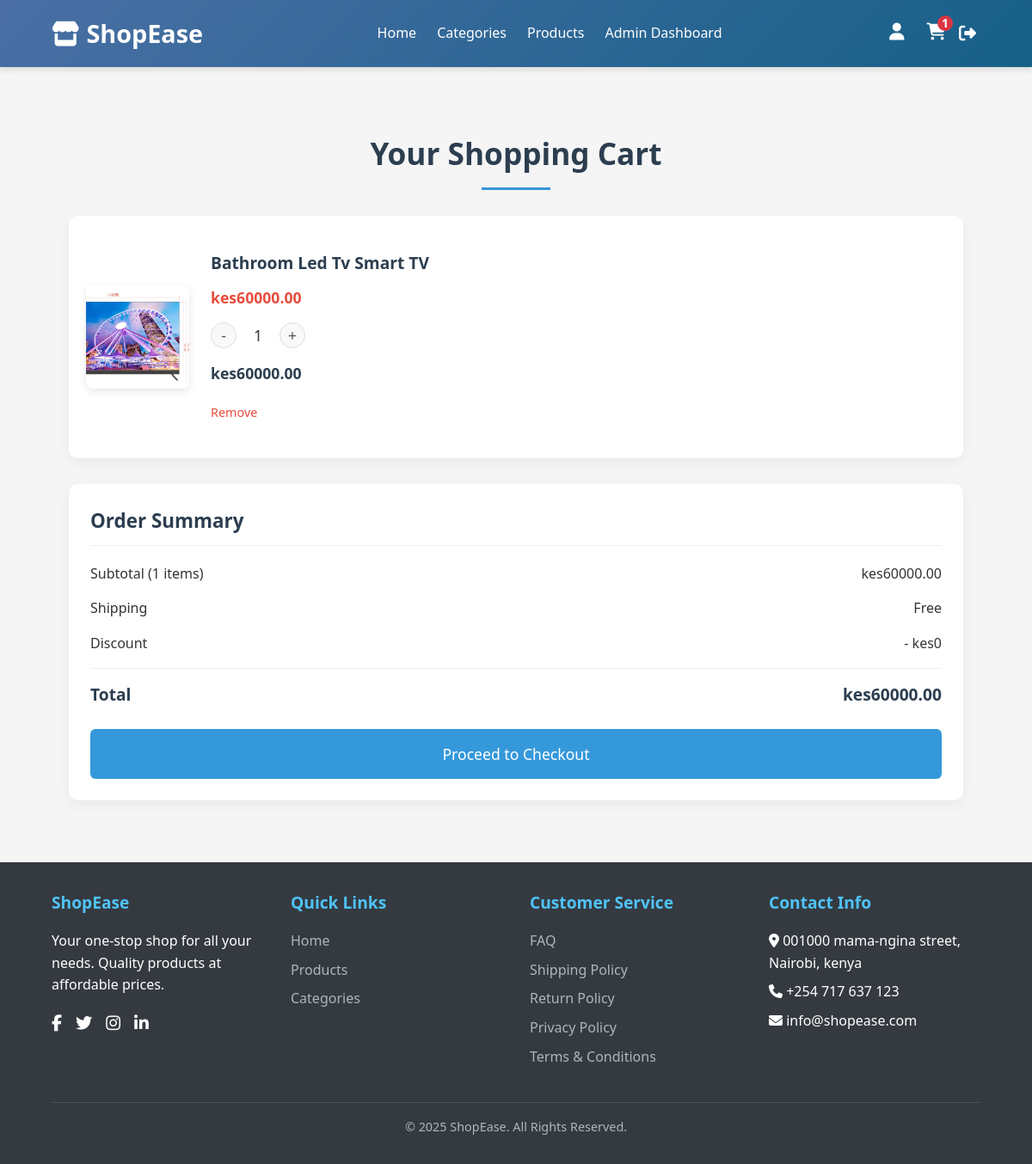
The app's page /cart/ (signed in) with its own data.
### shop/models.py (models this page shows, shortened)
class CartItem(models.Model):
    cart = models.ForeignKey(Cart, on_delete=models.CASCADE, related_name="items")
    product = models.ForeignKey(Product, on_delete=models.CASCADE)
    quantity = models.PositiveIntegerField(default=1)
    added_at = models.DateTimeField(auto_now_add=True)
    def item_total(self):
        return self.product.price * self.quantity

class Product(models.Model):
    seller = models.ForeignKey(User, on_delete=models.CASCADE, related_name="products")
    name = models.CharField(max_length=255)
    description = models.TextField(blank=True)
    image = models.ImageField(upload_to='products/', blank=True, null=True)
    price = models.DecimalField(max_digits=10, decimal_places=2)
    stock = models.PositiveIntegerField(default=1)
    category = models.ForeignKey(
        'Category',
        on_delete=models.SET_NULL,
        null=True,
        blank=True,
        related_name="products",
    )
    color_options = models.ManyToManyField(Color, blank=True, related_name='products')
    size = models.CharField(max_length=100, blank=True, help_text="e.g. M, 42, 10cm x 5cm")
    sku = models.CharField(max_length=100, unique=True, blank=True, null=True, help_text="Auto-generated stock keeping unit")
    delivery_fee = models.DecimalField(max_digits=10, decimal_places=2, default=0.00, help_text="Delivery fee for this product")
    LOCAL = 'local'
    ALIEXPRESS = 'aliexpress'
    SOURCE_CHOICES = [
        (LOCAL, 'Local'),
        (ALIEXPRESS, 'AliExpress'),
    ]
    source = models.CharField(max_length=20, choices=SOURCE_CHOICES, default=LOCAL)
    aliexpress_url = models.URLField(max_length=5000,blank=True, null=True, help_text="AliExpress product page URL")
    supplier_name = models.CharField(max_length=255, blank=True, null=True, help_text="Name of local supplier")
    supplier_contact = models.CharField(max_length=255, blank=True, null=True, help_text="Phone, email, or other contact")
    supplier_price = models.DecimalField(max_digits=10, decimal_places=2, blank=True, null=True, help_text="Original price from supplier")
    created_at = models.DateTimeField(auto_now_add=True)
    updated_at = models.DateTimeField(auto_now=True)

class ProductImage(models.Model):
    product = models.ForeignKey(
        Product, on_delete=models.CASCADE, related_name="images"
    )
    image = models.ImageField(upload_to="product_images/")
    alt_text = models.CharField(max_length=255, blank=True)

class Cart(models.Model):
    user = models.ForeignKey(User, on_delete=models.CASCADE, related_name="carts")
    created_at = models.DateTimeField(auto_now_add=True)
    updated_at = models.DateTimeField(auto_now=True)
    is_active = models.BooleanField(default=True)
    def total_items(self):
        return self.items.aggregate(total=models.Sum("quantity"))["total"] or 0
    def subtotal(self):
        return sum(item.product.price * item.quantity for item in self.items.all())
    def apply_discount(self):
        discount = Discount.objects.filter(
            user=self.user, is_used=False
        ).first()  # Get the first discount available for the user
        if (
            discount and discount.is_eligible_for_discount()
        ):  # Check if the user is eligible for discount
            discount_amount = self.subtotal() * (
                Decimal(discount.percentage) / Decimal(100)
            )  # Use self.subtotal()
            return discount_amount
        return 0  # No discount applied

### shop/views.py (the view)
# urls.py: path("cart/", views.view_cart, name="view_cart"),
def view_cart(request):
    if not request.user.is_authenticated:
        messages.warning(request, "Please log in to view your cart.")
        return redirect("login")  # Replace with your login URL
    cart = Cart.objects.filter(user=request.user, is_active=True).first()
    subtotal = cart.subtotal()  # Get the cart subtotal
    discount_amount = cart.apply_discount()  # Get the discount amount
    total_price = subtotal - discount_amount  # Calculate the total price to pay
    context = {
        "cart": cart,
        "subtotal": subtotal,
        "discount_amount": discount_amount,
        "total_price": total_price,
    }
    return render(request, "shop/view_cart.html", context)

### shop/context_processors.py (called while the page is built)
def cart_count(request):
    if request.user.is_authenticated:
        cart = Cart.objects.filter(user=request.user, is_active=True).first()
        return {'cart_count': cart.total_items() if cart else 0}
    return {'cart_count': 0}

### shop/templates/shop/view_cart.html (shortened to what this page needs)
{% extends 'base.html' %}
{% block content %}
<div class="cart-container">
    <h1>Your Shopping Cart</h1>
    {% if cart and cart.items.count > 0 %}
    <div class="cart-items">
        {% for item in cart.items.all %}
        <div class="cart-item">
            <div class="item-image">
                {% if item.product.images.first %}
                    <img src="{{ item.product.images.first.image.url }}" alt="{{ item.product.images.first.alt_text|default:item.product.name }}">
                {% else %}
                    <img src="https://via.placeholder.com/100?text=No+Image" alt="No image available">
                {% endif %}
            </div>
            <div class="item-details">
                <h3>{{ item.product.name }}</h3>
                <p class="item-price">kes{{ item.product.price }}</p>
                <div class="item-quantity">
                    <a href="{% url 'update_cart_item' item.id 'decrease' %}" class="quantity-btn">-</a>
                    <span>{{ item.quantity }}</span>
                    <a href="{% url 'update_cart_item' item.id 'increase' %}" class="quantity-btn">+</a>
                </div>
                <p class="item-total">kes{{ item.item_total }}</p>
                <a href="{% url 'update_cart_item' item.id 'remove' %}" class="remove-btn">Remove</a>
            </div>
        </div>
        {% endfor %}
    </div>
    <div class="cart-summary">
        <h3>Order Summary</h3>
        <div class="summary-row">
            <span>Subtotal ({{ cart.total_items }} items)</span>
            <span>kes{{ subtotal }}</span>
        </div>
        <div class="summary-row">
            <span>Shipping</span>
            <span>Free</span>
        </div>
        <div class="summary-row">
            <span>Discount</span>
            <span>- kes{{ discount_amount }}</span>
        </div>
        <div class="summary-row total">
            <span>Total</span>
            <span>kes{{ total_price }}</span>
        </div>
        <a href="{% url 'checkout' %}" class="checkout-btn">Proceed to Checkout</a>
    </div>
    {% endif %}
</div>
{% endblock %}

### shop/templates/base.html (style rules this page uses)
:root { --primary-color: #4a6fa5; --secondary-color: #166088; --accent-color: #4fc3f7; --light-color: #f8f9fa; --dark-color: #343a40; --success-color: #28a745; --warning-color: #ffc107; --danger-color: #dc3545; --shadow: 0 4px 6px rgba(0, 0, 0, 0.1); --transition: all 0.3s ease; }
* { margin: 0; padding: 0; box-sizing: border-box; font-family: 'Segoe UI', Tahoma, Geneva, Verdana, sans-serif; }
body { background-color: #f5f5f5; color: #333; line-height: 1.6; display: flex; flex-direction: column; min-height: 100vh; }

### shop/templates/shop/view_cart.html (style rules this page uses)
.cart-container { max-width: 1200px; margin: 40px auto; padding: 0 20px; font-family: 'Segoe UI', Tahoma, Geneva, Verdana, sans-serif; color: #333; }
.cart-container h1 { font-size: 2.2rem; color: #2c3e50; margin-bottom: 30px; text-align: center; font-weight: 600; position: relative; padding-bottom: 15px; }
.cart-container h1::after { content: ''; position: absolute; bottom: 0; left: 50%; transform: translateX(-50%); width: 80px; height: 3px; background: #3498db; }
.cart-items { background: #fff; border-radius: 10px; box-shadow: 0 5px 15px rgba(0, 0, 0, 0.05); padding: 20px; margin-bottom: 30px; }
.cart-item { display: flex; padding: 20px 0; border-bottom: 1px solid #eee; align-items: center; }
.cart-item:last-child { border-bottom: none; }
.item-image { width: 120px; height: 120px; margin-right: 25px; flex-shrink: 0; border-radius: 8px; overflow: hidden; box-shadow: 0 3px 10px rgba(0, 0, 0, 0.1); }
.item-image img { width: 100%; height: 100%; object-fit: cover; transition: transform 0.3s ease; }
.item-details { flex-grow: 1; }
.item-details h3 { font-size: 1.2rem; margin: 0 0 10px 0; color: #2c3e50; }
.item-price { font-size: 1.1rem; color: #e74c3c; font-weight: 600; margin: 5px 0; }
.item-quantity { display: flex; align-items: center; margin: 15px 0; }
.quantity-btn { display: flex; align-items: center; justify-content: center; width: 30px; height: 30px; background: #f8f9fa; border: 1px solid #ddd; border-radius: 50%; color: #555; font-size: 1.1rem; text-decoration: none; transition: all 0.3s ease; }
.item-quantity span { margin: 0 15px; font-size: 1.1rem; min-width: 20px; text-align: center; }
.item-total { font-size: 1.1rem; font-weight: 600; color: #2c3e50; margin: 10px 0; }
.remove-btn { display: inline-block; color: #e74c3c; text-decoration: none; font-size: 0.9rem; margin-top: 10px; transition: color 0.3s ease; }
.cart-summary { background: #fff; border-radius: 10px; box-shadow: 0 5px 15px rgba(0, 0, 0, 0.05); padding: 25px; }
.cart-summary h3 { font-size: 1.4rem; color: #2c3e50; margin-top: 0; margin-bottom: 20px; padding-bottom: 10px; border-bottom: 1px solid #eee; }
.summary-row { display: flex; justify-content: space-between; margin-bottom: 15px; font-size: 1rem; }
.summary-row.total { font-size: 1.2rem; font-weight: 600; padding-top: 15px; border-top: 1px solid #eee; margin-top: 15px; color: #2c3e50; }
.checkout-btn { display: block; width: 100%; padding: 15px; background: #3498db; color: white; text-align: center; text-decoration: none; border-radius: 6px; font-size: 1.1rem; font-weight: 500; margin-top: 25px; transition: background 0.3s ease; border: none; cursor: pointer; }

### records on screen
CartItem: product.images.first.image (picture), product.name "Bathroom Led Tv Smart TV", product.price "60000.00", quantity "1", item_total "60000.00"
Cart: total_items "1"

### other values on screen
{{ cart_count }} "1"
{{ subtotal }} "60000.00"
{{ discount_amount }} "0"
{{ total_price }} "60000.00"
